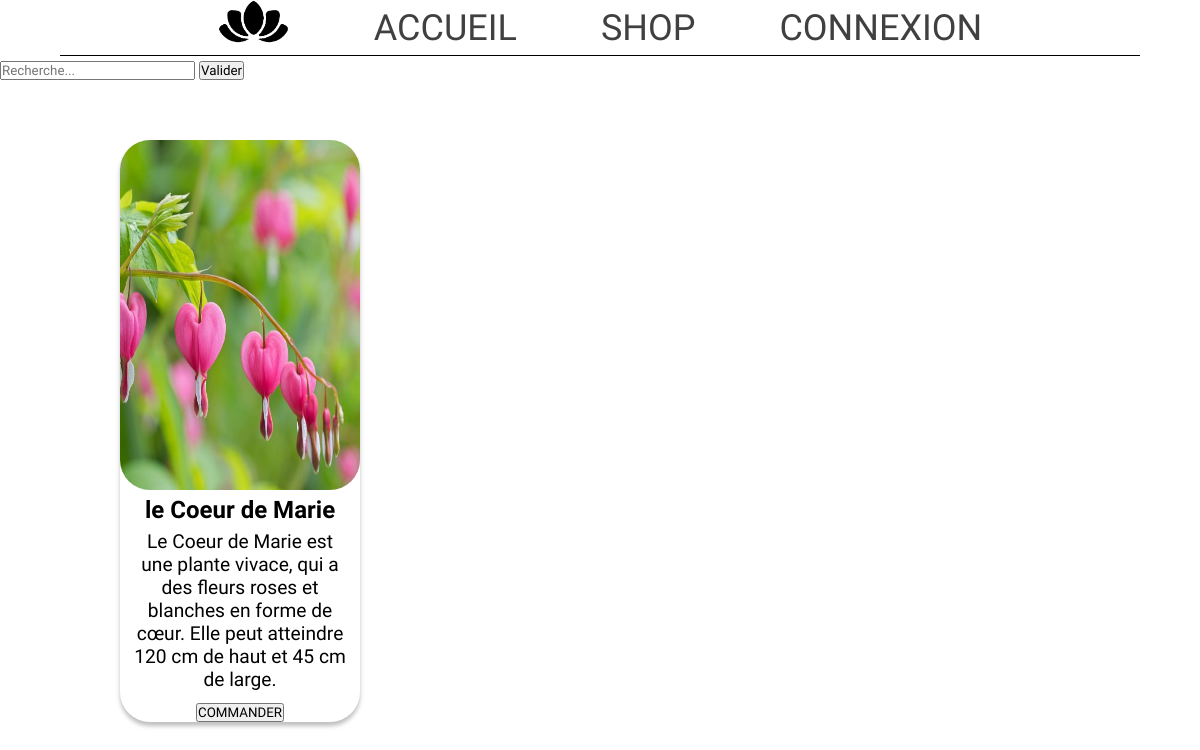
Screenshot of /shop_research.php?recherche=le Coeur de Marie with the database file from the repository.
### tables this page shows
CREATE TABLE IF NOT EXISTS `t_produit` (
  `idProduit` int(11) NOT NULL AUTO_INCREMENT,
  `Designation` varchar(100) NOT NULL,
  `prix` float NOT NULL,
  `Stock` int(11) NOT NULL,
  `Description` varchar(255) NOT NULL,
  `Image` varchar(100) NOT NULL,
  `idCategorie` int(11) NOT NULL,
  PRIMARY KEY (`idProduit`),
  KEY `T_PRODUIT_T_CATEGORIE0_FK` (`idCategorie`)
);

### shop_research.php (the view, shortened to what this page needs)
<?php include 'header.php'?>
    <main>
        <section>
            <?php
                include "connection.php";
                $sql='SELECT * FROM t_produit;';
                if(isset($_GET["recherche"]) and !empty($_GET["recherche"])){
                    $recherche= htmlspecialchars($_GET["recherche"]);
                    $sql='SELECT * FROM t_produit WHERE Designation LIKE "%'.$recherche.'%";';
                }
                $table = $dbh->query($sql);
                ?>
                <form method="get">
                    <input type="search" name="recherche" id="recherche" placeholder="Recherche..." onfocusout="verif()" />
                    <input type="submit" value="Valider" />
                </form>
                <div id="shop">
                <?php
                    if($table -> rowCount() > 0){ ?>
                        <form action="info-produit.php" method="get">
                        <ul>
                            <?php
                                foreach ($table as $ligne) {
                                    echo '<div class="card">
                                            <img src="./images/'.$ligne['Image'].'" alt="'.$ligne['Designation'].'">
                                            <h2>'.$ligne['Designation'].'</h2>
                                            <p>'.$ligne['Description'].'</p>
                                            <form>
                                                <button type="submit" id="commande_'.$ligne['idProduit'].'">COMMANDER</button>
                                            </form>
                                        </div>';
                                }
                            ?>
                        </ul>
                        </form></div><?php
                    }else { ?>
                        <div>Aucun résultat pour: <?  $recherche ?> ...</div>
                        <?php } ?>
        </section>
    </main>
</body>
</html>

### css/index.css (style rules this page uses)
* { margin: 0; padding: 0; font-family: 'Amatic SC'; }
h2 { font-family: 'Amatic SC'; }
main { width: 100%; height: 90%; margin-bottom: 10%; }
body { width: 100%; height: 100%; }
@media screen and (min-width: 600px) { main { margin-top: 5%; } }
#shop { margin-top: 5%; width: 80%; height: fit-content; margin-left: auto; margin-right: auto; display: flex; flex-direction: row; flex-wrap: wrap; justify-content: space-around; gap: 5em; align-content: center; align-items: center; }
.card { position: relative; box-shadow: 0px 4px 4px rgba(0, 0, 0, 0.25); border-radius: 30px; width: 25%; height: fit-content; display: flex; flex-direction: column; flex-wrap: nowrap; align-content: center; justify-content: flex-start; align-items: center; text-align: center; }
.card img { width: 100%; height: 350px; border-radius: 30px; }
.card>h2 { width: 100%; height: 10%; border-radius: 30px; margin-top: 2.5%; margin-bottom: 2.5%; font-size: 2vw; }
.card>p { width: 90%; height: 10%; overflow: hidden; font-size: larger; margin-bottom: 5%; }

### rows the page displays
t_produit: Image (picture), Designation "le Coeur de Marie", Description "Le Coeur de Marie est une plante vivace, qui a des fleurs roses et blanches en forme de cœur. Elle peut atteindre 120 cm de haut et 45 cm de large."
